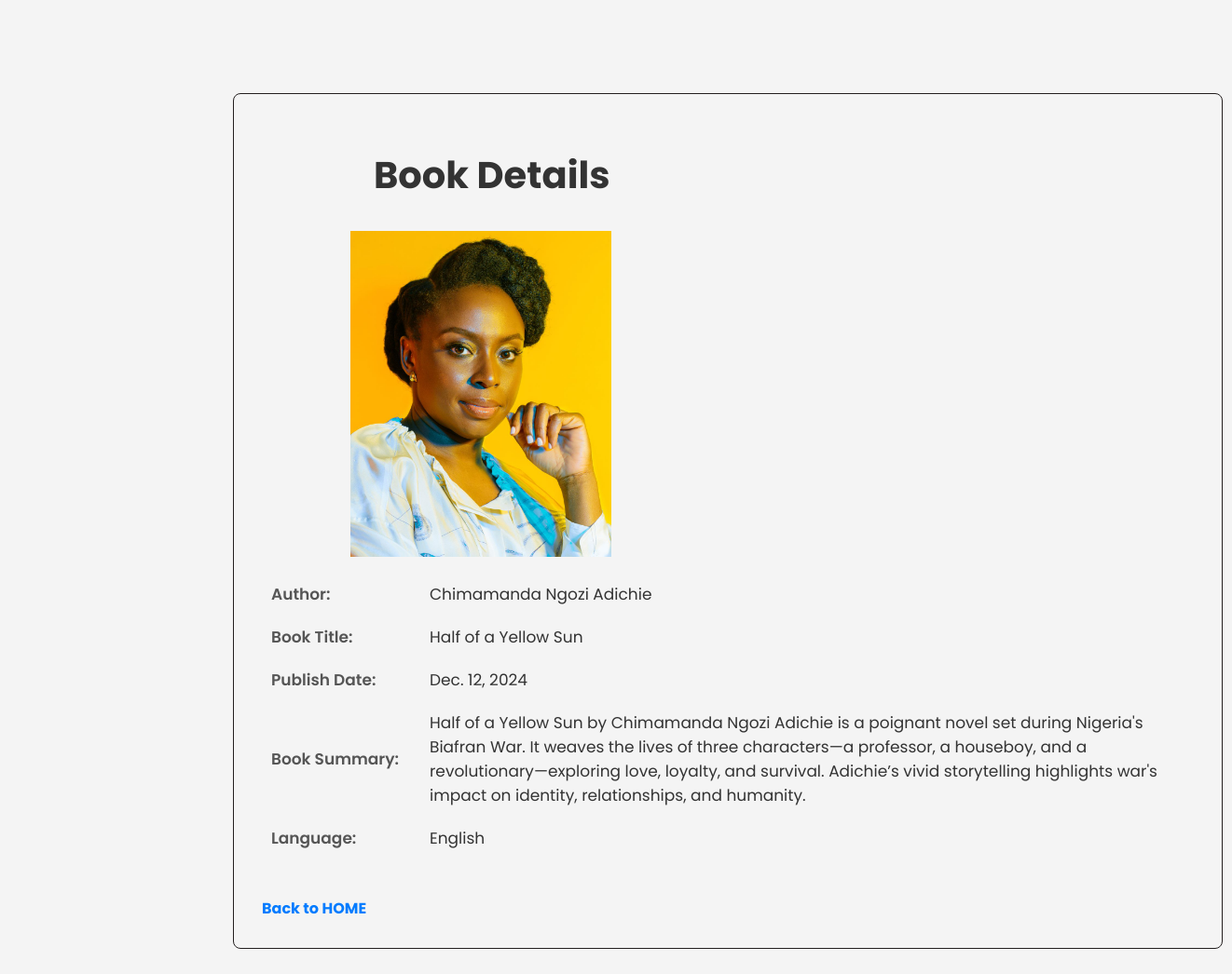
Screenshot of /Details/2 with the database file from the repository.
### web/models.py (models this page shows, shortened)
class Book(models.Model):
    title = models.CharField(max_length=100)
    author = models.ForeignKey(Author, on_delete=models.CASCADE, null = True, blank=True)
    publish_date = models.DateField(null=True, blank=True)
    summary = models.TextField(null=True, blank=True)
    page_count = models.PositiveIntegerField(null=True, blank=True)
    language = models.CharField(max_length=50, default="English")
    available = models.BooleanField(default=True)

class Author(models.Model):
    name = models.CharField(max_length=100)
    date_of_birth = models.DateField(null=True, blank=True)
    nationality = models.CharField(max_length=100, null=True, blank=True)
    biography = models.TextField(null=True, blank=True)
    image = models.ImageField(upload_to = 'author_image', null=True, blank = True)

### web/views.py (the view)
# urls.py: path('Details/<int:id>', views.detail),
def detail(request,id):
    book = Book.objects.get(id=id)
    context ={
        'book' : book
    }
    return render(request,"Details.html",context=context)

### template/Details.html (shortened to what this page needs)
<!DOCTYPE html>
<html lang="en">
<head>
    {% load static %}
</head>
<body>
    <div class="container">
        <h1>Book Details</h1>
        <img src="{{book.author.image.url}}" alt="profile picture" width="20%">
        <table>
            <tbody>
                <tr>
                    <td>Author:</td>
                    <td>{{ book.author.name }}</td>
                </tr>
                <tr>
                    <td>Book Title:</td>
                    <td>{{book.title}}</td>
                </tr>
                <tr>
                    <td>Publish Date:</td>
                    <td>{{ book.publish_date }}</td>
                </tr>
                <tr>
                    <td>Book Summary:</td>
                    <td>{{ book.summary }}</td>
                </tr>
                <tr>
                    <td>Language:</td>
                    <td>{{ book.language }}</td>
                </tr>
            </tbody>
        </table>
        <a href="/">Back to HOME</a>
    </div>
</body>
</html>

### template/Details.html (style rules this page uses)
body { font-family: "Poppins", serif; background-color: #f4f4f4; margin: 0; padding: 0; height: 150vh; }
.container { padding: 30px; border: 1px solid #231f1f; margin-left: 250px; border-radius: 8px; width: 120%; margin-top: 100px; max-width: 1000px; }
h1 { font-size: 2.5rem; margin-left: 120px; color: #333; margin-bottom: 20px; }
img { width: 450px; height: 350px; object-fit: contain; padding: 10px; }
table { width: 100%; border-collapse: collapse; margin-bottom: 20px; }
td { font-size: 17px; margin-left: 300px; padding: 10px; }
td:nth-child(1) { font-weight: 600; width: 150px; color: #555; }
td:nth-child(2) { color: #333; }
a { display: inline-block; margin-top: 20px; text-decoration: none; color: #007BFF; font-weight: bold; text-align: center; }

### rows the page displays
Book: author.image (picture), author.name "Chimamanda Ngozi Adichie", title "Half of a Yellow Sun", publish_date "Dec. 12, 2024", summary "Half of a Yellow Sun by Chimamanda Ngozi Adichie is a poignant novel set during Nigeria's Biafran War. It weaves the lives of three characters—a professor, a houseboy, and a revolutionary—exploring love, loyalty, and survival. Adichie’s vivid storytelling highlights war's impact on identity, relationships, and humanity.", language "English"
